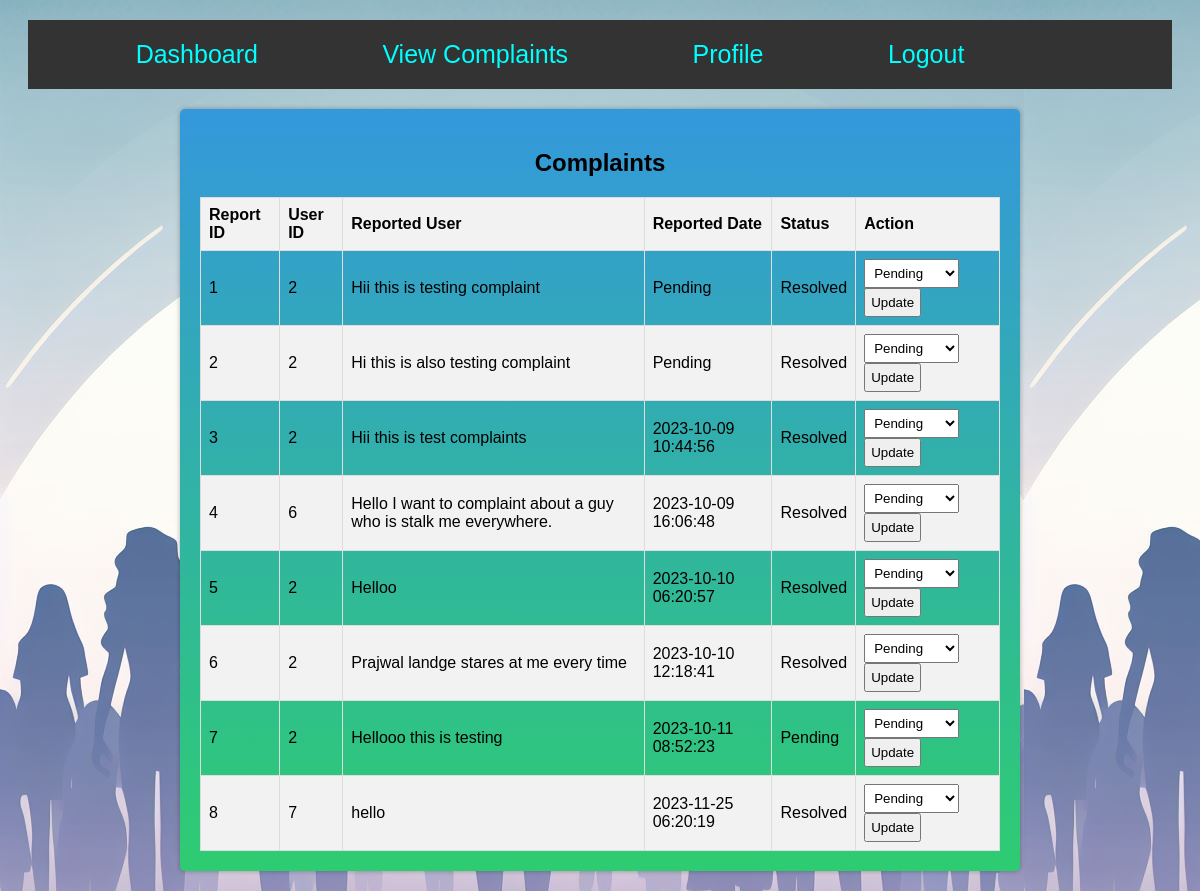
Page /auth_complaints (signed in) on the committed database.
### tables this page shows
CREATE TABLE complaint (
            complaint_id INTEGER PRIMARY KEY AUTOINCREMENT,
            user_id INTEGER NOT NULL,
            complaint_text TEXT NOT NULL,
            status TEXT NOT NULL,
            timestamp TEXT NOT NULL,
            FOREIGN KEY (user_id) REFERENCES user (id)
        );

### app.py (the view)
@app.route('/auth_complaints')
def auth_complaints():
    user_id = session.get('user_id')
    if user_id is None:
        flash('Please log in to view your complaints', 'error')
        return redirect('/login')
    conn = sqlite3.connect('abuse_reporting.db')
    cursor = conn.cursor()
    cursor.execute("SELECT * FROM complaint")
    complaints = cursor.fetchall()
    conn.close()
    return render_template('auth_complaints.html', complaints=complaints)

### app.py (called while the page is built)
@app.after_request
def add_no_cache_headers(response):
    response.headers['Cache-Control'] = 'no-cache, no-store, must-revalidate'
    response.headers['Pragma'] = 'no-cache'
    response.headers['Expires'] = '0'
    return response

### templates/auth_complaints.html (shortened to what this page needs)
<!DOCTYPE html>
<html>
<head>
</head>
<body style="background-image: url('static/images/auth.jpeg');">
    <center>
        <div class="menu-bar">
            <ul>
                <li><a href="/authority_dashboard">Dashboard</a></li>
                <li><a href="/auth_complaints">View Complaints</a></li>
                <li><a href="/auth_profile">Profile</a></li>
                <li><a href="/logout">Logout</a></li>
            </ul>
        </div>
        <main>
            <h2>Complaints</h2>
            <table>
                <thead>
                    <tr>
                        <th>Report ID</th>
                        <th>User ID</th>
                        <th>Reported User</th>
                        <th>Reported Date</th>
                        <th>Status</th>
                        <th>Action</th>
                    </tr>
                </thead>
                <tbody>
                    {% for complaint in complaints %}
                    <tr>
                        <td>{{ complaint[0] }}</td>
                        <td>{{ complaint[1] }}</td>
                        <td>{{ complaint[2] }}</td>
                        <td>{{ complaint[4] }}</td>
                        <td>{{ complaint[3] }}</td>
                        <td>
                            <form method="POST" action="/complaints/update_status/{{ complaint[0] }}">
                                <select name="status">
                                    <option value="Pending" {% if complaint[4] == 'Pending' %}selected{% endif %}>Pending</option>
                                </select>
                                <button type="submit">Update</button>
                            </form>
                        </td>
                    </tr>
                    {% endfor %}
                </tbody>
            </table>
        </main>
    </center>
</body>
</html>

### templates/auth_complaints.html (style rules this page uses)
body { font-family: Arial; }
.menu-bar { background-color: #333; padding: 20px; margin: 20px; color: aquamarine; }
.menu-bar ul { list-style-type: none; margin: 0; padding: 0; }
.menu-bar ul li { display: inline; margin-right: 100px; font-size: 25px; }
.menu-bar ul li a { text-decoration: none; color: aqua; font-size: 25px; padding: 5px 10px; border: 2px black transparent; transition: border 0.3s ease; }
main { max-width: 800px; margin: 20px auto; padding: 20px; background-image: linear-gradient(to bottom, #3498db, #2ecc71); border-radius: 5px; box-shadow: 0 0 5px rgba(0, 0, 0, 0.3); }
table { width: 100%; border-collapse: collapse; margin-top: 20px; }
table th, table td { border: 1px solid #ddd; padding: 8px; text-align: left; }
table th { background-color: #f2f2f2; }
table tr:nth-child(even) { background-color: #f2f2f2; }
select, button { padding: 5px; }

### rows in the picture
complaint: complaint_id "1", user "2", complaint_text "Hii this is testing complaint", timestamp "Pending", status "Resolved", status "Pending"
complaint: complaint_id "2", user "2", complaint_text "Hi this is also testing complaint", timestamp "Pending", status "Resolved", status "Pending"
complaint: complaint_id "3", user "2", complaint_text "Hii this is test complaints", timestamp "2023-10-09 10:44:56", status "Resolved"
complaint: complaint_id "4", user "6", complaint_text "Hello I want to complaint about a guy who is stalk me everywhere.", timestamp "2023-10-09 16:06:48", status "Resolved"
complaint: complaint_id "5", user "2", complaint_text "Helloo", timestamp "2023-10-10 06:20:57", status "Resolved"
complaint: complaint_id "6", user "2", complaint_text "Prajwal landge stares at me every time", timestamp "2023-10-10 12:18:41", status "Resolved"
complaint: complaint_id "7", user "2", complaint_text "Hellooo this is testing", timestamp "2023-10-11 08:52:23", status "Pending"
complaint: complaint_id "8", user "7", complaint_text "hello", timestamp "2023-11-25 06:20:19", status "Resolved"
